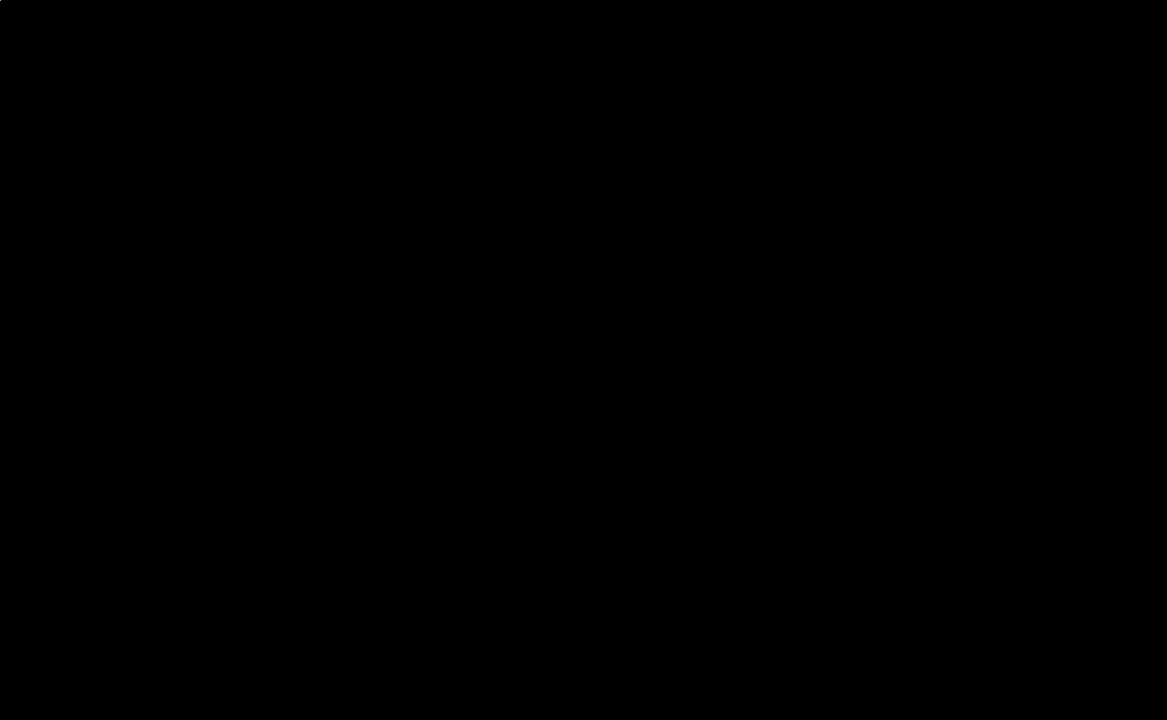
Frame 1 (no input)
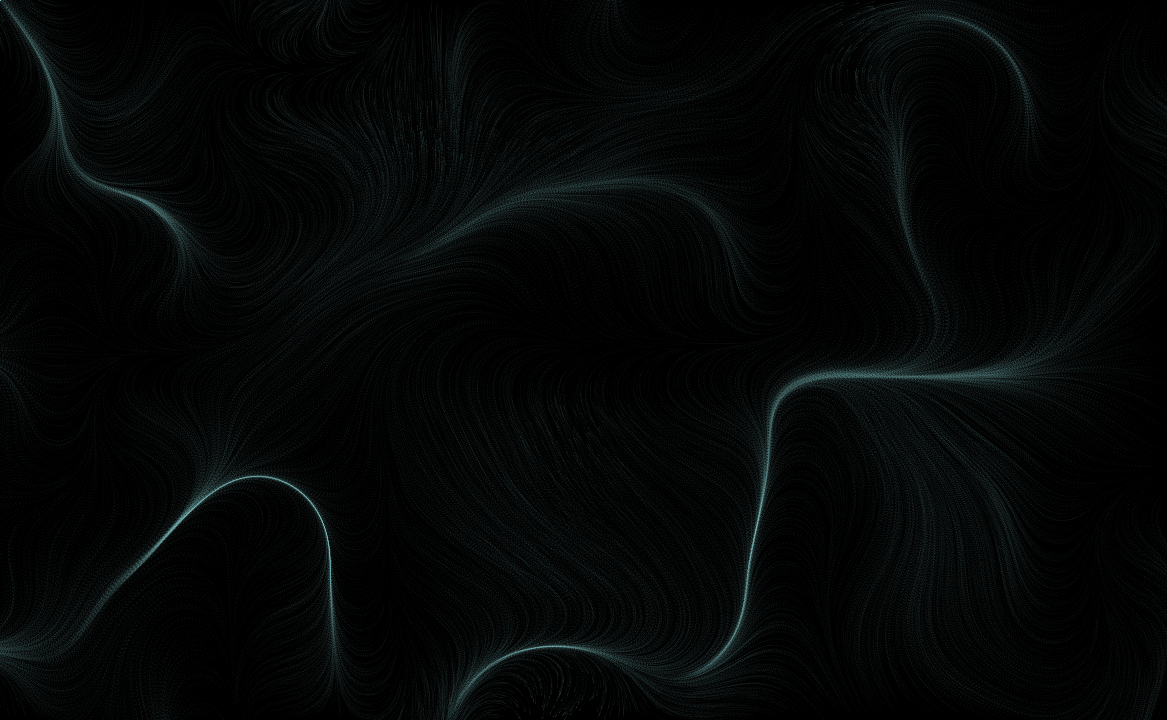
Frame 60 (the mouse pressed at the canvas centre just before this capture)
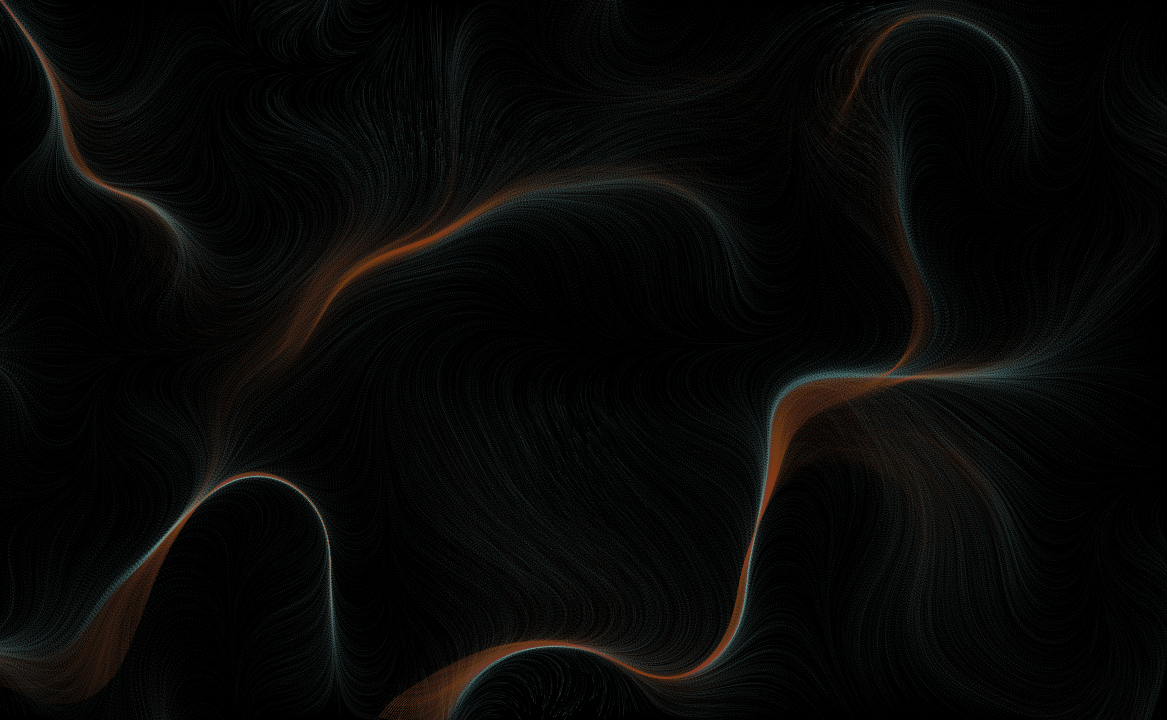
Frame 120 (the mouse held since frame 60 and released just before this capture)

The Processing sketch that drew these frames (run headless with seeded random() and noise(); from frame 60 on, the mouse is pressed at the canvas centre):

// Processing sketch: processing_5117
// ── processing_5117.pde

//Noise  5 OCT 2009

int num = 16000;
PVector[] pos = new PVector[num];
PVector[] vel = new PVector[num];
PVector[] acc = new PVector[num];


void setup(){
  size(1167, 720);
  background(0);
  smooth();
  stroke(1, 255);
  for(int i = 0; i < num; i++) {
    pos[i] = new PVector(random(0), random(0), random(0));
    vel[i] = new PVector(0, 0);
    acc[i] = new PVector(0, 0);
  }
  noiseDetail(1);
}
float R1 = random(0, 255);
float R2 = random(0, 255);
float G1 = random(0, 255);
float G2 = random(0, 255);
float B1 = random(0, 255);
float B2 = random(0, 255);
float noisy = .007;

void draw() {

  //  rect(255, 0, width, height);  
  for(int i = 0; i < num; i++) {
    stroke(R1, G1, B1, 10);
    point(pos[i].x, pos[i].y);
    vel[i].x = 10*noise(200+pos[i].x*.007, 200+pos[i].y*.007, noisy*2)*cos(4*PI*noise(pos[i].x*.007, pos[i].y*.007, noisy*.5));
    vel[i].y = 10*noise(200+pos[i].x*.007, 200+pos[i].y*.007, noisy*2)*sin(4*PI*noise(pos[i].x*.007, pos[i].y*.007, noisy*.5));
    pos[i].add(vel[i]);
    if(pos[i].x < 0 || pos[i].y < 0 || pos[i].x > width || pos[i].y > height){
      pos[i].x = random(width);
      pos[i].y = random(height);
      vel[i].x = width/2;
      vel[i].y = height/2;
    }
    acc[i].x = 0;
    acc[i].y = 0;
  }
  noisy += .007;
}
void mousePressed(){
  R1 = random(0, 255);
  R2 = random(0, 255);
  G1 = random(0, 255);
  G2 = random(0, 255);
  B1 = random(0, 255);
  B2 = random(0, 255);
}
